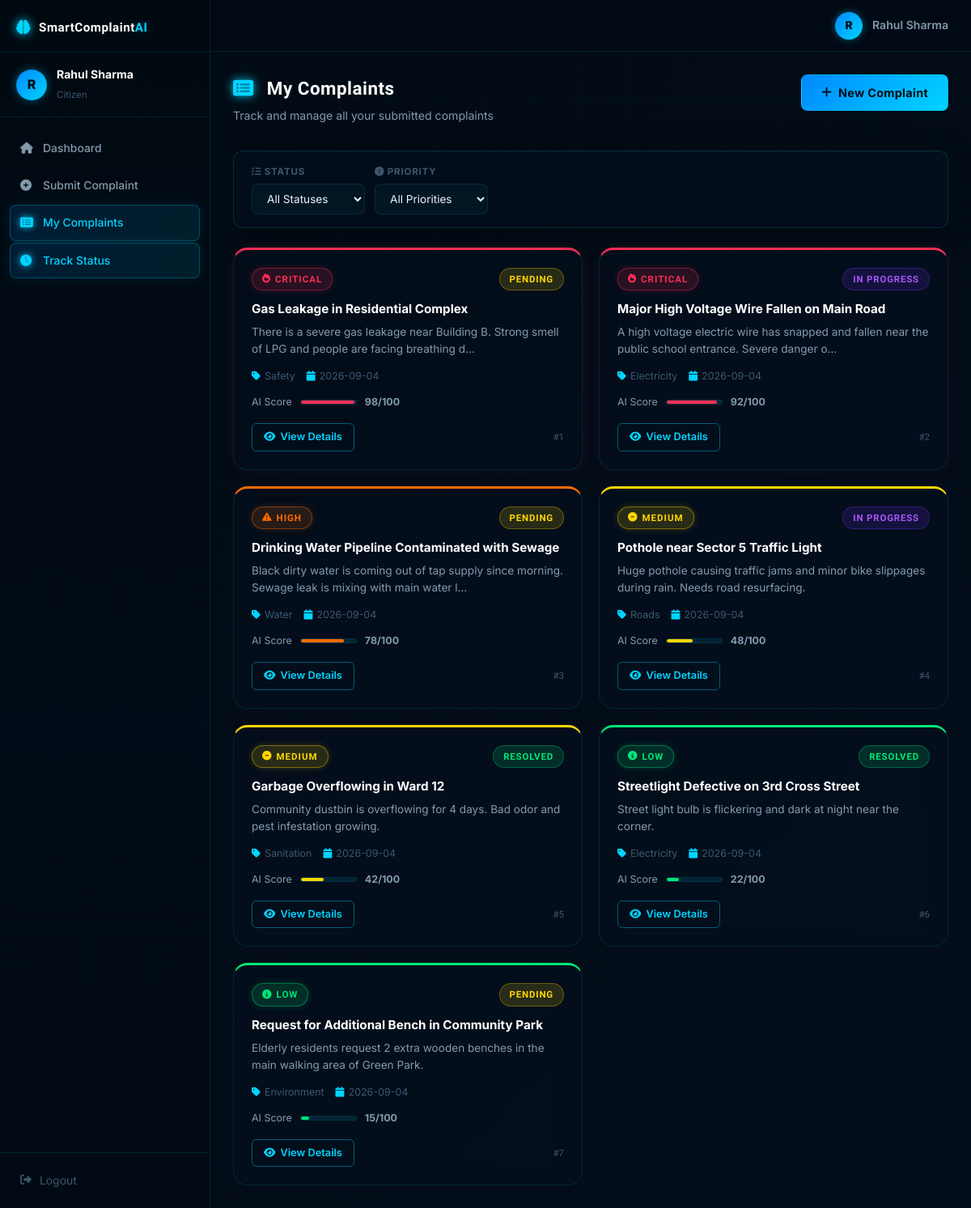
/complaints (signed in), run on the app's committed database.
### tables this page shows
CREATE TABLE complaints (
            id             INTEGER PRIMARY KEY AUTOINCREMENT,
            user_id        INTEGER NOT NULL,
            title          TEXT    NOT NULL,
            description    TEXT    NOT NULL,
            category       TEXT    NOT NULL,
            priority       TEXT    NOT NULL DEFAULT 'Low',
            priority_score INTEGER NOT NULL DEFAULT 0,
            status         TEXT    NOT NULL DEFAULT 'Pending',
            created_at     TEXT    NOT NULL DEFAULT (datetime('now')),
            updated_at     TEXT    NOT NULL DEFAULT (datetime('now')),
            FOREIGN KEY (user_id) REFERENCES users(id)
        );

### app.py (the view)
@app.route('/complaints')
@login_required
def my_complaints():
    status   = request.args.get('status', '')
    priority = request.args.get('priority', '')
    complaints = get_complaints_by_user(session['user_id'])
    if status:
        complaints = [c for c in complaints if c['status'] == status]
    if priority:
        complaints = [c for c in complaints if c['priority'] == priority]
    return render_template(
        'my_complaints.html',
        complaints=complaints,
        selected_status=status,
        selected_priority=priority,
        statuses=VALID_STATUSES
    )

### app.py (called while the page is built)
def login_required(f):
    @wraps(f)
    def decorated(*args, **kwargs):
        if 'user_id' not in session:
            flash('Please log in to access this page.', 'warning')
            return redirect(url_for('login'))
        return f(*args, **kwargs)
    return decorated

### database.py (called while the page is built)
def get_connection():
    conn = sqlite3.connect(DB_PATH)
    conn.row_factory = sqlite3.Row  # Allows column access by name
    conn.execute("PRAGMA journal_mode=WAL")  # Better concurrency
    return conn

def get_complaints_by_user(user_id):
    conn = get_connection()
    cursor = conn.cursor()
    cursor.execute("""
        SELECT * FROM complaints
        WHERE user_id = ?
        ORDER BY priority_score DESC, created_at DESC
    """, (user_id,))
    complaints = cursor.fetchall()
    conn.close()
    return complaints

### templates/my_complaints.html (shortened to what this page needs)
<!DOCTYPE html>
<html lang="en">
<head>
  <link rel="stylesheet" href="{{ url_for('static', filename='css/style.css') }}"/>
  <link rel="stylesheet" href="https://cdnjs.cloudflare.com/ajax/libs/font-awesome/6.5.0/css/all.min.css"/>
</head>
<body class="app-body">
  {% include 'partials/_sidebar_user.html' %}
  <main class="app-main">
    <header class="app-topbar">
      <div class="topbar-right">
        <div class="user-avatar-small">{{ session.user_name[0].upper() }}</div>
        <span class="topbar-name">{{ session.user_name }}</span>
      </div>
    </header>
    <div class="page-content">
      <div class="page-header">
        <div>
          <h1 class="page-title"><i class="fas fa-list-alt"></i> My Complaints</h1>
          <p class="page-subtitle">Track and manage all your submitted complaints</p>
        </div>
        <a href="{{ url_for('complaint_new') }}" class="btn-primary">
          <i class="fas fa-plus"></i> New Complaint
        </a>
      </div>
      <div class="card filter-card">
        <div class="card-body">
          <form method="GET" action="{{ url_for('my_complaints') }}" class="filter-form" id="filterForm">
            <div class="filter-group">
              <label><i class="fas fa-tasks"></i> Status</label>
              <select name="status" onchange="this.form.submit()">
                <option value="">All Statuses</option>
              </select>
            </div>
            <div class="filter-group">
              <label><i class="fas fa-exclamation-circle"></i> Priority</label>
              <select name="priority" onchange="this.form.submit()">
                <option value="">All Priorities</option>
              </select>
            </div>
          </form>
        </div>
      </div>
      {% if complaints %}
        <div class="complaints-grid">
          {% for c in complaints %}
          <div class="complaint-card complaint-card-{{ c.priority.lower() }}">
            <div class="cc-header">
              <span class="priority-badge priority-{{ c.priority.lower() }}">
                <i class="fas fa-{{ 'fire' if c.priority == 'Critical' else 'exclamation-triangle' if c.priority == 'High' else 'minus-circle' if c.priority == 'Medium' else 'info-circle' }}"></i>
                {{ c.priority }}
              </span>
              <span class="status-badge status-{{ c.status.lower().replace(' ','-') }}">{{ c.status }}</span>
            </div>
            <h4 class="cc-title">{{ c.title[:70] }}{% if c.title|length > 70 %}…{% endif %}</h4>
            <p class="cc-desc">{{ c.description[:100] }}{% if c.description|length > 100 %}…{% endif %}</p>
            <div class="cc-meta">
              <span><i class="fas fa-tag"></i> {{ c.category }}</span>
              <span><i class="fas fa-calendar"></i> {{ c.created_at[:10] }}</span>
            </div>
            <div class="cc-score">
              <span>AI Score</span>
              <div class="score-bar-sm">
                <div class="score-fill-sm priority-bg-{{ c.priority.lower() }}" style="width:{{ c.priority_score }}%"></div>
              </div>
              <strong>{{ c.priority_score }}/100</strong>
            </div>
            <div class="cc-footer">
              <a href="{{ url_for('complaint_details', complaint_id=c.id) }}" class="btn-outline-sm">
                <i class="fas fa-eye"></i> View Details
              </a>
              <span class="cc-id">#{{ c.id }}</span>
            </div>
          </div>
          {% endfor %}
        </div>
      {% endif %}
    </div>
  </main>
</body>
</html>

### data on the page
complaints: priority "CRITICAL", status "PENDING", title "Gas Leakage in Residential Complex", description "There is a severe gas leakage near Building B. Strong smell of LPG and people are facing breathing d", category "Safety", created_at "2026-09-04", priority_score "98", id "1"
complaints: priority "CRITICAL", status "IN PROGRESS", title "Major High Voltage Wire Fallen on Main Road", description "A high voltage electric wire has snapped and fallen near the public school entrance. Severe danger o", category "Electricity", created_at "2026-09-04", priority_score "92", id "2"
complaints: priority "HIGH", status "PENDING", title "Drinking Water Pipeline Contaminated with Sewage", description "Black dirty water is coming out of tap supply since morning. Sewage leak is mixing with main water l", category "Water", created_at "2026-09-04", priority_score "78", id "3"
complaints: priority "MEDIUM", status "IN PROGRESS", title "Pothole near Sector 5 Traffic Light", description "Huge pothole causing traffic jams and minor bike slippages during rain. Needs road resurfacing.", category "Roads", created_at "2026-09-04", priority_score "48", id "4"
complaints: priority "MEDIUM", status "RESOLVED", title "Garbage Overflowing in Ward 12", description "Community dustbin is overflowing for 4 days. Bad odor and pest infestation growing.", category "Sanitation", created_at "2026-09-04", priority_score "42", id "5"
complaints: priority "LOW", status "RESOLVED", title "Streetlight Defective on 3rd Cross Street", description "Street light bulb is flickering and dark at night near the corner.", category "Electricity", created_at "2026-09-04", priority_score "22", id "6"
complaints: priority "LOW", status "PENDING", title "Request for Additional Bench in Community Park", description "Elderly residents request 2 extra wooden benches in the main walking area of Green Park.", category "Environment", created_at "2026-09-04", priority_score "15", id "7"

### other printed values
{{ session.user_name[0].upper() }} "R"
{{ session.user_name }} "Rahul Sharma"
